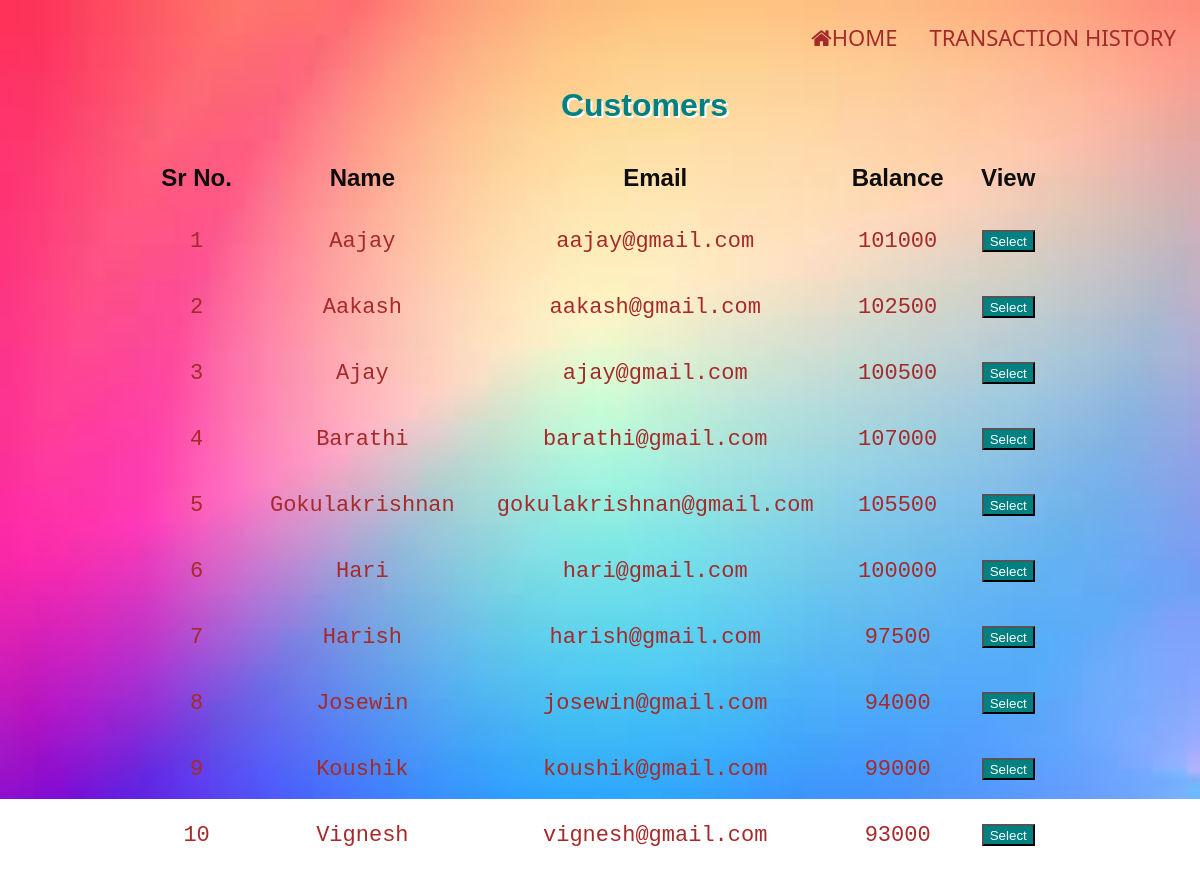
/details.php, run on the app's committed database.
### tables this page shows
CREATE TABLE `customer` (
  `name` varchar(50) NOT NULL,
  `email` varchar(50) NOT NULL,
  `amount` double DEFAULT NULL
);

### details.php (the view, shortened to what this page needs)
<?php
$con=mysqli_connect('localhost','id15714249_746736736598','ZOdgfcHg+<4f2*Zy','id15714249_342865863578236');
$q="select * from customer ";
$result=mysqli_query($con,$q);
?>
<html>
<head>
   <link rel="stylesheet" href="details.css">
    <link rel="stylesheet" href="header.css" >
		<link rel="stylesheet" href="https://cdnjs.cloudflare.com/ajax/libs/font-awesome/4.7.0/css/font-awesome.min.css">
</head>
<body >
  <div class="topnav">
  <a href="history.php">TRANSACTION HISTORY</a>
 <a href="index.php"> <i class="fa fa-home"></i>HOME</a>
</div>
	<h1 style="color:teal;text-shadow: 2px 2px white;">&nbsp;&nbsp;&nbsp;&nbsp;&nbsp;&nbsp;&nbsp;&nbsp;&nbsp;&nbsp;Customers</h1>
    <table >
		<thead>
			<th>Sr No.</th>
			<th>Name</th>
			<th>Email</th>
			<th>Balance</th>
				<th>View</th>
		</thead>
		<tbody>
		<tr>
			<?php
				$row=mysqli_fetch_array($result);
			?>
			<td> 1</td>
			<td><?php echo  $row["name"]; ?></td>
			<td><?php echo  $row["email"]; ?></td>
			<td><?php echo  $row["amount"]; ?></td>
			<td>
				<form action="customers.php" method="post"  class="view">
					<button class="button1" type="submit" name="name" value="Aajay">Select</button>
				</form>
			</td>
		</tr>
		<tr>
			<?php
				$row=mysqli_fetch_array($result);
			?>
			<td> 2</td>
			<td ><?php echo  $row["name"]; ?></td>
			<td><?php echo  $row["email"]; ?></td>
			<td><?php echo  $row["amount"]; ?></td>
			<td>
				<form action="customers.php" method="post" class="view">
					<button class="button1" type="submit" name="name" value="Aakash">Select</button>
				</form>
			</td>
		</tr>
        <tr>
			<?php
				$row=mysqli_fetch_array($result);
			?>
			<td> 3</td>
			<td><?php echo  $row["name"]; ?></td>
			<td><?php echo  $row["email"]; ?></td>
			<td><?php echo  $row["amount"]; ?></td>
			<td>
				<form action="customers.php" method="post" class="view">
					<button class="button1" type="submit" name="name" value="Ajay">Select</button>
				</form>
			</td>
		</tr>
     <tr>
			<?php
				$row=mysqli_fetch_array($result);
			?>
			<td> 4</td>
			<td><?php echo  $row["name"]; ?></td>
			<td><?php echo  $row["email"]; ?></td>
			<td><?php echo  $row["amount"]; ?></td>
			<td>
				<form action="customers.php" method="post" class="view">
					<button class="button1" type="submit" name="name" value="Barathi">Select</button>
				</form>
			</td>
        </tr>
        <tr>
			<?php
				$row=mysqli_fetch_array($result);
			?>
			<td> 5</td>
			<td><?php echo  $row["name"]; ?></td>
			<td><?php echo  $row["email"]; ?></td>
			<td><?php echo  $row["amount"]; ?></td>
			<td>
				<form action="customers.php" method="post" class="view">
					<button class="button1" type="submit" name="name" value="Gokulakrishnan">Select</button>
				</form>
			</td>
		</tr>
        <tr>
			<?php
				$row=mysqli_fetch_array($result);
			?>
			<td> 6</td>
			<td><?php echo  $row["name"]; ?></td>
			<td><?php echo  $row["email"]; ?></td>
			<td><?php echo  $row["amount"]; ?></td>
			<td>
				<form action="customers.php" method="post" class="view">
					<button class="button1" type="submit" name="name" value="Hari">Select</button>
				</form>
			</td>
        </tr>
        <tr>
			<?php
				$row=mysqli_fetch_array($result);
			?>
			<td> 7</td>
			<td><?php echo  $row["name"]; ?></td>
			<td><?php echo  $row["email"]; ?></td>
			<td><?php echo  $row["amount"]; ?></td>
			<td>
				<form action="customers.php" method="post" class="view">
					<button class="button1"type="submit" name="name" value="Harish">Select</button>
				</form>
			</td>
		</tr>
        <tr>
			<?php
				$row=mysqli_fetch_array($result);
			?>
			<td> 8</td>
			<td><?php echo  $row["name"]; ?></td>
			<td><?php echo  $row["email"]; ?></td>
			<td><?php echo  $row["amount"]; ?></td>
			<td>
				<form action="customers.php" method="post" class="view">
					<button class="button1"type="submit" name="name" value="Josewin">Select</button>
				</form>
			</td>
		</tr>
        <tr>
			<?php
				$row=mysqli_fetch_array($result);
			?>
			<td> 9</td>
			<td><?php echo  $row["name"]; ?></td>
			<td><?php echo  $row["email"]; ?></td>
			<td><?php echo  $row["amount"]; ?></td>
			<td>
				<form action="customers.php" method="post" class="view">
					<button class="button1"type="submit" name="name" value="Koushik">Select</button>
				</form>
			</td>
        </tr>
        <tr>
			<?php
				$row=mysqli_fetch_array($result);
			?>
			<td> 10</td>
			<td><?php echo  $row["name"]; ?></td>
			<td><?php echo  $row["email"]; ?></td>
			<td><?php echo  $row["amount"]; ?></td>
			<td>
				<form action="customers.php" method="post" class="view">
					<button class="button1"type="submit" name="name" value="Vignesh">Select</button>
				</form>
			</td>
		</tr>
		</tbody>
	</table><br><br>
</body>
</html>

### details.css (style rules this page uses)
body { text-align:center; }
h1 { font-family: Arial, Helvetica, sans-serif; color:palevioletred; }
table { text-align:center; margin-left: auto; margin-right: auto; }
th { color: rgb(14, 13, 13); font-family: Arial, Helvetica, sans-serif; font-size:24px; padding:16px; }
td { text-align:center; font-size:22px; font-family: "Lucida Console", "Courier New", monospace; color:brown; padding: 0px 20px 0px 20px; }
tr { transition: background 0.3s, box-shadow 0.3s; }
.button1 { color:white; background-color:teal; text-align:center; padding-top:2px; }
.view { top:50%; padding-top:20px; text-align:center; }

### header.css (style rules this page uses)
.topnav { overflow: hidden; }
.topnav a { float: right; color: brown; text-align: center; padding: 14px 16px; text-decoration: none; font-size: 22px; font-family: 'Segoe UI', Tahoma, Geneva, Verdana, sans-serif; }

### details.php (style rules this page uses)
body { background-image: url("bg.jpg") ; background-repeat: no-repeat; background-size: 100%; }

### data on the page
customer: name "Aajay", email "aajay@gmail.com", amount "101000"
customer: name "Aakash", email "aakash@gmail.com", amount "102500"
customer: name "Ajay", email "ajay@gmail.com", amount "100500"
customer: name "Barathi", email "barathi@gmail.com", amount "107000"
customer: name "Gokulakrishnan", email "gokulakrishnan@gmail.com", amount "105500"
customer: name "Hari", email "hari@gmail.com", amount "100000"
customer: name "Harish", email "harish@gmail.com", amount "97500"
customer: name "Josewin", email "josewin@gmail.com", amount "94000"
customer: name "Koushik", email "koushik@gmail.com", amount "99000"
customer: name "Vignesh", email "vignesh@gmail.com", amount "93000"
